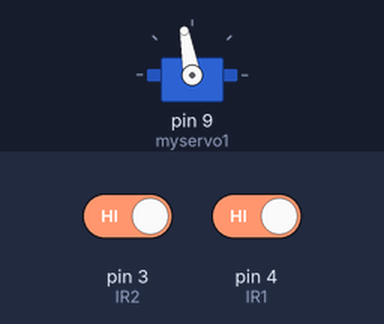
Bench run of a sketch on a simulated Arduino Uno, built with avr-gcc and run on an emulated ATmega328P. On the bench: servo. The inputs (shaded band) are chosen by the test bench; at power-on: pin 3 (IR2) HIGH, pin 4 (IR1) HIGH.

Above: at 1.2 s.
1.3 s: pin 3 (IR2) driven LOW
At 1.8 s:
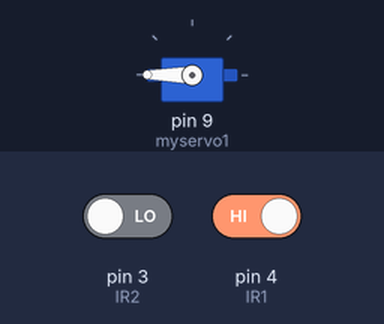
2.8 s: pin 4 (IR1) driven LOW
5.8 s: pin 4 (IR1) driven HIGH
At 6.4 s:
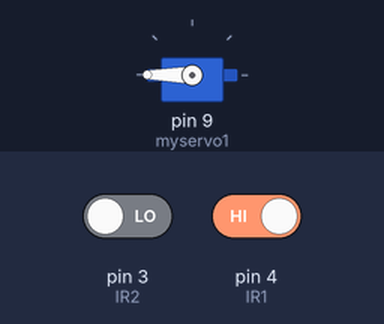
Timing chart, 0 to 8.8 s (numbered marks = the images above; inputs shaded):
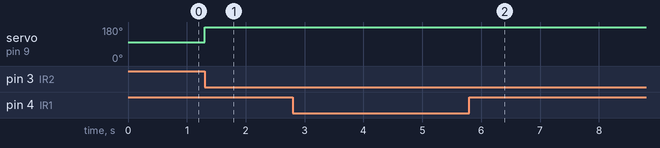

Measured:
- after the input at 1.3 s, servo on pin 9 (myservo1): 100° → 180° at once
- after the input at 5.8 s, servo on pin 9 (myservo1): stays 180° (without the input it goes to 100° after 3.0 s)

The sketch:

PALANG_PINTU.ino
```cpp
#include <Wire.h>
//#include <LiquidCrystal_I2C.h>
//LiquidCrystal_I2C lcd(0x27,16,2);  //Change the HEX address
#include <Servo.h>

Servo myservo1;

int IR1 = 4;  // pin sensor infrared palang pintu
int IR2 = 3;

int Slot = 4;           //Masukkan total slot parkir yang tersedia

int flag1 = 0;
int flag2 = 0;

void setup() {
  //lcd.begin(16,2);
  //lcd.backlight();
  pinMode(IR1, INPUT);
  pinMode(IR2, INPUT);

  myservo1.attach(9); // pin dc motor servo
  myservo1.write(100);

  /*lcd.setCursor (0,0);
  lcd.print("     ARDUINO    ");
  lcd.setCursor (0,1);
  lcd.print(" PARKING SYSTEM ");
  delay (2000);
  lcd.clear();*/
}

void loop(){
  if(digitalRead (IR1) == LOW && flag1==0){
    if(Slot>0){
      flag1=1;
    if(flag2==0){
      myservo1.write(180); Slot = Slot-1;
      }
    }else{
  /*lcd.setCursor (0,0);
  lcd.print(" Parkir Penuh ");
  lcd.setCursor (0,1);
  lcd.print("  Parking Full  "); */
  delay (3000);
  //lcd.clear();
}
}
  if(digitalRead (IR2) == LOW && flag2==0){
    flag2=1;
  if(flag1==0){
    myservo1.write(180); Slot = Slot+1;
  }
}
  if(flag1==1 && flag2==1){
    delay (1000);
    myservo1.write(100);
    flag1=0, flag2=0;
  }

/*lcd.setCursor (0,0);
lcd.print("Selamat Datang!");
lcd.setCursor (0,1);
lcd.print("Slot Parkir :");
lcd.print(Slot); */
}
```
